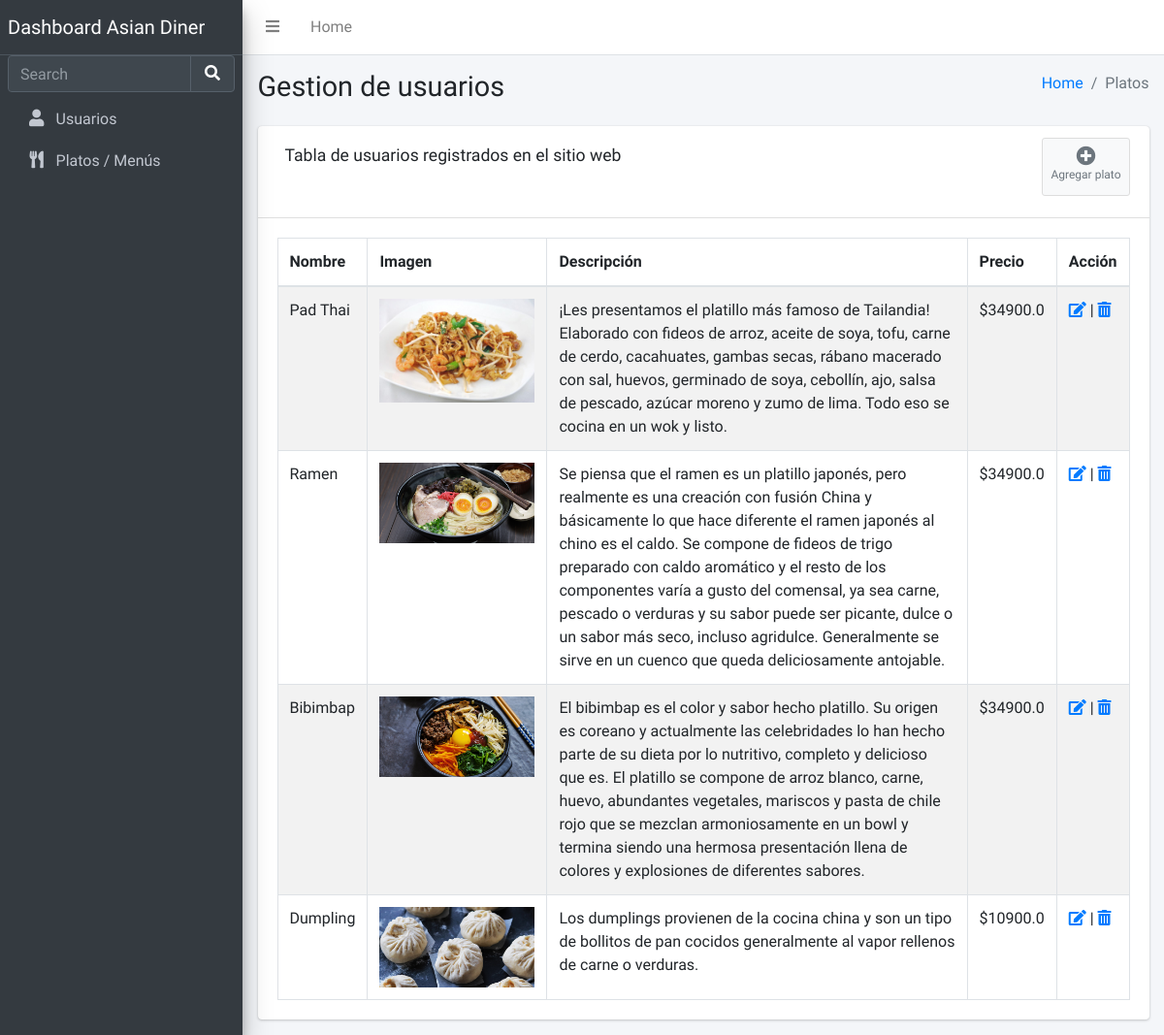
The app's page /platos with its own data.
### tables this page shows
CREATE TABLE platos (
	id INTEGER NOT NULL PRIMARY KEY AUTOINCREMENT,
	plato TEXT(60) NOT NULL,
	descripcion TEXT(255),
	imagen TEXT(200),
	precio REAL
, id_disponiblidad INTEGER NOT NULL);

### app.py (the view)
@app.route('/platos', methods=['POST', 'GET'])
def plato():
    platos = db.mostrar_platos()
    return render_template('platos.html', platos=platos)

### db.py (called while the page is built)
def mostrar_platos():
    with sqlite3.connect(CONEXION) as con:
        cur = con.cursor()
        cur.execute('SELECT * FROM platos' )
        platos = cur.fetchall()
        return platos

### templates/platos.html (shortened to what this page needs)
<!DOCTYPE html>
<html lang="en">
<head>
  <link rel="stylesheet" href="https://cdnjs.cloudflare.com/ajax/libs/font-awesome/5.15.4/css/all.min.css" />
  <link rel="stylesheet" href="../../static/css/dataTables.bootstrap4.min.css">
  <link rel="stylesheet" href="../static/css/responsive.bootstrap4.min.css">
  <link rel="stylesheet" href="../static/css/buttons.bootstrap4.min.css">
  <link rel="stylesheet" href="../static/css/adminlte.min.css">
</head>
<body class="hold-transition sidebar-mini">
<div class="wrapper">
  <nav class="main-header navbar navbar-expand navbar-white navbar-light">
    <ul class="navbar-nav">
      <li class="nav-item">
        <a class="nav-link" data-widget="pushmenu" href="#" role="button"><i class="fas fa-bars"></i></a>
      </li>
      <li class="nav-item d-none d-sm-inline-block">
        <a href="{{ url_for('index') }}" class="nav-link">Home</a>
      </li>
    </ul>
  </nav>
  <aside class="main-sidebar sidebar-dark-primary elevation-4">
    <a href="#" class="brand-link">
      <span class="brand-text font-weight-light">Dashboard Asian Diner</span>
    </a>
    <div class="sidebar">
      <div class="form-inline">
        <div class="input-group" data-widget="sidebar-search">
          <input class="form-control form-control-sidebar" type="search" placeholder="Search" aria-label="Search">
          <div class="input-group-append">
            <button class="btn btn-sidebar">
              <i class="fas fa-search fa-fw"></i>
            </button>
          </div>
        </div>
      </div>
      <nav class="mt-2">
        <ul class="nav nav-pills nav-sidebar flex-column" data-widget="treeview" role="menu" data-accordion="false">
          <li class="nav-item">
            <a href="{{ url_for('usuario') }}" class="nav-link">
              <i class="nav-icon fas fa-user"></i>
              <p>
                Usuarios
              </p>
            </a>
          </li>
          <li class="nav-item">
            <a href="#" class="nav-link">
              <i class="nav-icon fas fa-utensils"></i>
              <p>
                Platos / Menús
              </p>
            </a>
          </li>
        </ul>
      </nav>
    </div>
  </aside>
  <div class="content-wrapper">
    <section class="content-header">
      <div class="container-fluid">
        <div class="row mb-2">
          <div class="col-sm-6">
            <h1>Gestion de usuarios</h1>
          </div>
          <div class="col-sm-6">
            <ol class="breadcrumb float-sm-right">
              <li class="breadcrumb-item"><a href="{{ url_for('index') }}">Home</a></li>
              <li class="breadcrumb-item active">Platos</li>
            </ol>
          </div>
        </div>
      </div>
    </section>
    <section class="content">
      <div class="container-fluid">
        <div class="row">
          <div class="col-12">
            <div class="card">
              <div class="card-header">
                <div class="d-flex bd-highlight">
                  <h3 class="p-2 flex-grow-1 bd-highlight card-title">Tabla de usuarios registrados en el sitio web</h3>
                  <a href="{{ url_for('agregar_platos') }}" type="button" class="p-2 bd-highlight btn btn-app"><i class="fas fa-plus-circle"></i> Agregar plato</a>
                </div>
              </div>
              <div class="card-body">
                <table id="example1" class="table table-bordered table-striped">
                  <thead>
                  <tr>
                    <th>Nombre</th>
                    <th>Imagen</th>
                    <th>Descripción</th>
                    <th>Precio</th>
                    <th>Acción</th>
                  </tr>
                  </thead>
                  <tbody>
                    {% for plato in platos %}
                      <tr>
                        <td>{{plato.1}}</td>
                        <td><img src="../static/img-platos/{{ plato.3 }}" alt="" ></td>
                        <td>{{plato.2}}</td>
                        <td>${{plato.4}}</td>
                        <td>
                            <a href="/platos/editar/{{ plato.0 }}">
                              <i class="fa fa-edit"></i>
                            </a> |
                            <a href="/platos/eliminar/{{ plato.0 }}">
                              <i class="fas fa-trash-alt"></i>
                            </a>
                        </td>
                      </tr>
                    {% endfor %}
                  </tbody>
                </table>
              </div>
            </div>
          </div>
        </div>
      </div>
    </section>
  </div>
</div>
</body>
</html>

### templates/platos.html (style rules this page uses)
td img { width: 20vh; margin-left: auto; margin-right: auto; }

### records on screen
platos: plato "Pad Thai", imagen (picture), descripcion "¡Les presentamos el platillo más famoso de Tailandia! Elaborado con fideos de arroz, aceite de soya, tofu, carne de cerdo, cacahuates, gambas secas, rábano macerado con sal, huevos, germinado de soya, cebollín, ajo, salsa de pescado, azúcar moreno y zumo de lima. Todo eso se cocina en un wok y listo.", precio "34900.0"
platos: plato "Ramen", imagen (picture), descripcion "Se piensa que el ramen es un platillo japonés, pero realmente es una creación con fusión China y básicamente lo que hace diferente el ramen japonés al chino es el caldo. Se compone de fideos de trigo preparado con caldo aromático y el resto de los componentes varía a gusto del comensal, ya sea carne, pescado o verduras y su sabor puede ser picante, dulce o un sabor más seco, incluso agridulce. Generalmente se sirve en un cuenco que queda deliciosamente antojable.", precio "34900.0"
platos: plato "Bibimbap", imagen (picture), descripcion "El bibimbap es el color y sabor hecho platillo. Su origen es coreano y actualmente las celebridades lo han hecho parte de su dieta por lo nutritivo, completo y delicioso que es. El platillo se compone de arroz blanco, carne, huevo, abundantes vegetales, mariscos y pasta de chile rojo que se mezclan armoniosamente en un bowl y termina siendo una hermosa presentación llena de colores y explosiones de diferentes sabores.", precio "34900.0"
platos: plato "Dumpling", imagen (picture), descripcion "Los dumplings provienen de la cocina china y son un tipo de bollitos de pan cocidos generalmente al vapor rellenos de carne o verduras.", precio "10900.0"
